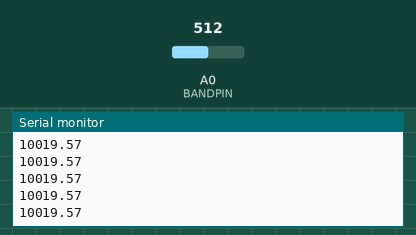
Simulated run of this sketch. Board: Arduino Uno, built with avr-gcc and run on an emulated ATmega328P. On the bench: the last lines printed to the serial monitor. The inputs (shaded band) are chosen by the test bench; at power-on: A0 (BANDPIN) = 512.

Above: at 1.2 s.
1.3 s: A0 (BANDPIN) set to 1011
At 1.33 s:
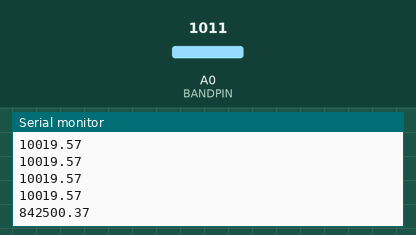
2.8 s: A0 (BANDPIN) set to 1023
At 2.86 s:
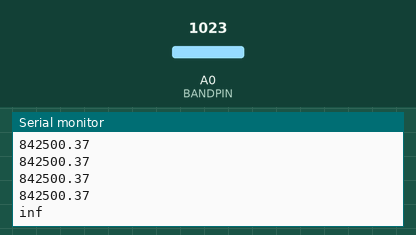

Measured:
- the behaviour switches between 1022 and 1023 on A0 (BANDPIN) (found by bisection; images 1 and 2)
- after the input at 1.3 s, the serial monitor: prints a new line at once (image 1)
- after the input at 2.8 s, the serial monitor: prints a new line at once (image 2)

The sketch:

voltagedivider.ino
```cpp
// Conductive Band
#define SERIESRESISTOR 10000 // 10k ohms resistor used in the circuit
#define BANDPIN A0 // pin for the band's analog input

float bandValue = 0; // value of the band

void setup() {
  Serial.begin(9600); // se

}

void loop() {
    // voltage divider for conductive band
  bandValue = analogRead(BANDPIN);
  bandValue = (1023 / bandValue)  - 1;
  bandValue = SERIESRESISTOR / bandValue;
  Serial.println(bandValue);
  delay(50);


}
```
